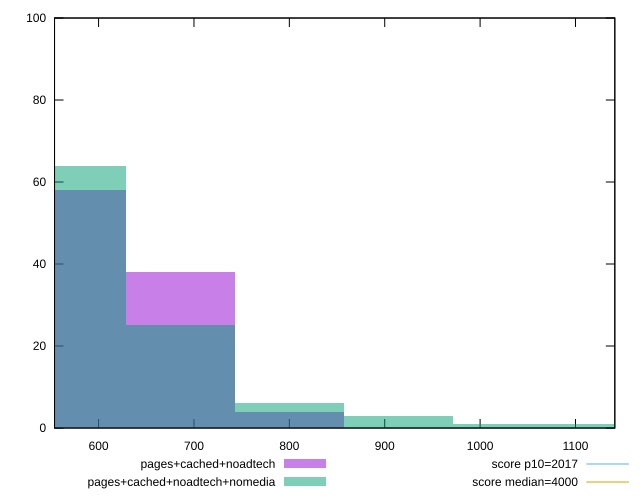

Recreate this plot in gnuplot.
reset

$pagesCachedNoadtech <<EOF
685.7918375532063 38
800.0904771454074 4
571.4931979610053 58
EOF

$pagesCachedNoadtechNomedia <<EOF
800.0904771454074 6
571.4931979610053 64
685.7918375532063 25
914.3891167376084 3
1028.6877563298094 1
1142.9863959220106 1
EOF

set key outside below
set boxwidth 114.29863959220106
set xrange [553.8160000000004:1141.2440000000001]
set yrange [0:100]
set trange [0:100]
set style fill transparent solid 0.5 noborder

set parametric
set terminal svg size 640, 500 enhanced background rgb 'white'
set output "report_00016_2021-02-10T13-31-48.338Z/mainthread-work-breakdown/comparison/histogram/2_vs_3.svg"

plot $pagesCachedNoadtech title "pages+cached+noadtech" with boxes, \
     $pagesCachedNoadtechNomedia title "pages+cached+noadtech+nomedia" with boxes, \
     2017,t title "score p10=2017", \
     4000,t title "score median=4000"

reset
